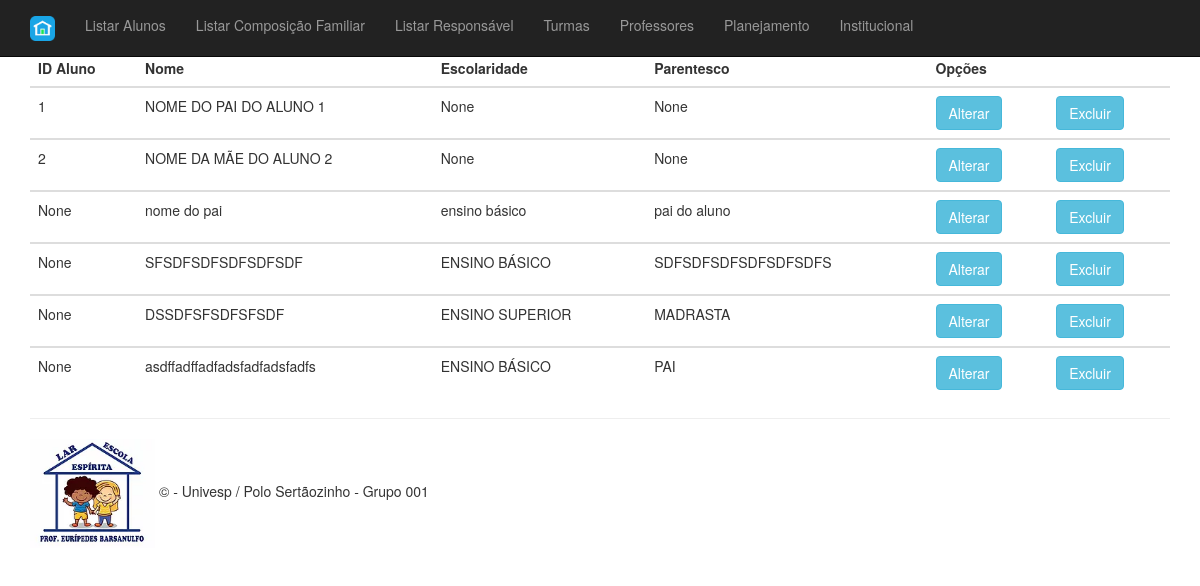
The page /listagem_composicao_familiar on the database its author committed.
### aluno/models.py (models this page shows)
class ComposicaoFamiliar(db.Model):
    __tablename__ = 'composicao_familiar'
    __table_args__ = {'extend_existing': True}
    id = db.Column(db.Integer, primary_key=True, autoincrement=True)
    comp_id_aluno = db.Column(db.Integer, db.ForeignKey("aluno.id"))
    comp_nome = db.Column(db.String(120))
    comp_escolaridade = db.Column(db.String(120))
    comp_parentesco = db.Column(db.String(120))

### aluno/routes.py (the view)
@app.route("/listagem_composicao_familiar", methods=["GET"])
def listagem_composicao_familiar():
    composicao_familiar = ComposicaoFamiliar.query.all()
    return render_template("listagem_composicao_familiar.html", composicao_familiar=composicao_familiar)

### aluno/templates/listagem_composicao_familiar.html (shortened to what this page needs)
{% extends 'base.html' %}
{% block content %}
<table class="table table-hover table-dark">
    <thead>
        <tr>
            <th scope="col">ID Aluno</th>
            <th scope="col">Nome</th>
            <th scope="col">Escolaridade</th>
            <th scope="col">Parentesco</th>
            <th scope="col">Opções</th>
            <th scope="col"></th>
        </tr>
    </thead>
    {% for componente in composicao_familiar %}
    <tbody>
        <tr>
            <td> {{ componente.comp_id_aluno }} </td>
            <td> {{ componente.comp_nome }}</td>
            <td> {{ componente.comp_escolaridade }}</td>
            <td> {{ componente.comp_parentesco }}</td>
            <td>
                <button class="btn btn-outline btn-info">Alterar</button>
            </td>
            <td>
                <button class="btn btn-outline btn-info">Excluir</button>
            </td>
        </tr>
    </tbody>
    {% endfor %}
</table>
{% endblock %}

### aluno/static/content/site.css (style rules this page uses)
body { padding-top: 50px; padding-bottom: 20px; }

### rows shown on the page
ComposicaoFamiliar: comp_id_aluno "1", comp_nome "NOME DO PAI DO ALUNO 1", comp_escolaridade "None", comp_parentesco "None"
ComposicaoFamiliar: comp_id_aluno "2", comp_nome "NOME DA MÃE DO ALUNO 2", comp_escolaridade "None", comp_parentesco "None"
ComposicaoFamiliar: comp_id_aluno "None", comp_nome "nome do pai", comp_escolaridade "ensino básico", comp_parentesco "pai do aluno"
ComposicaoFamiliar: comp_id_aluno "None", comp_nome "SFSDFSDFSDFSDFSDF", comp_escolaridade "ENSINO BÁSICO", comp_parentesco "SDFSDFSDFSDFSDFSDFS"
ComposicaoFamiliar: comp_id_aluno "None", comp_nome "DSSDFSFSDFSFSDF", comp_escolaridade "ENSINO SUPERIOR", comp_parentesco "MADRASTA"
ComposicaoFamiliar: comp_id_aluno "None", comp_nome "asdffadffadfadsfadfadsfadfs", comp_escolaridade "ENSINO BÁSICO", comp_parentesco "PAI"
